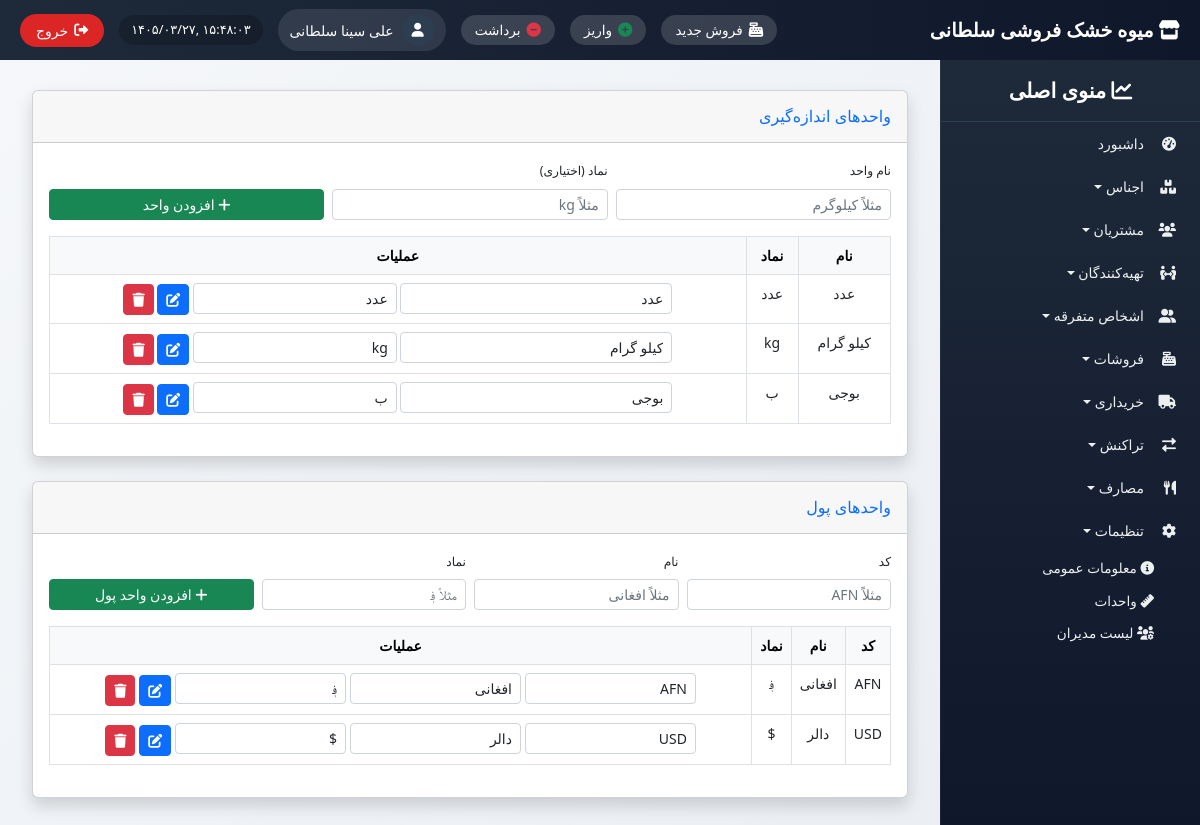
The app's page /settings/units/ (signed in) with its own data.
### settings_app/models.py (models this page shows, shortened)
class UnitOfMeasure(models.Model):
    name = models.CharField(max_length=50, unique=True, verbose_name="نام واحد")
    symbol = models.CharField(max_length=10, blank=True, verbose_name="نماد")
    is_active = models.BooleanField(default=True, verbose_name="فعال")
    class Meta:
        verbose_name = "واحد اندازه‌گیری"
        verbose_name_plural = "واحدهای اندازه‌گیری"

class Currency(models.Model):
    code = models.CharField(max_length=3, unique=True, verbose_name="کد")
    name = models.CharField(max_length=50, verbose_name="نام واحد پول")
    symbol = models.CharField(max_length=5, verbose_name="نماد")
    is_active = models.BooleanField(default=True, verbose_name="فعال")
    class Meta:
        verbose_name = "واحد پول"
        verbose_name_plural = "واحدهای پول"

### settings_app/views.py (the view)
# urls.py: path('units/', views.units_list, name='units_list'),
@login_required
def units_list(request):
    units = UnitOfMeasure.objects.all()
    currencies = Currency.objects.all()
    return render(request, 'settings_app/units_list.html', {'units': units, 'currencies': currencies})

### templates/settings_app/units_list.html (shortened to what this page needs)
{% extends 'base_with_sidebar.html' %}
{% load i18n %}
{% block content %}
<div class="container-fluid">
    <div class="card shadow mb-4">
        <div class="card-header py-3">
            <h6 class="m-0 font-weight-bold text-primary">واحدهای اندازه‌گیری</h6>
        </div>
        <div class="card-body">
            <form method="post" action="{% url 'settings_app:unit_add' %}" class="row g-2 mb-3 align-items-end">
                <div class="col-md-4">
                    <label class="form-label small">نام واحد</label>
                    <input type="text" name="name" class="form-control form-control-sm" placeholder="مثلاً کیلوگرم" required>
                </div>
                <div class="col-md-4">
                    <label class="form-label small">نماد (اختیاری)</label>
                    <input type="text" name="symbol" class="form-control form-control-sm" placeholder="مثلاً kg">
                </div>
                <div class="col-md-4">
                    <button type="submit" class="btn btn-success btn-sm w-100">
                        <i class="fas fa-plus"></i> افزودن واحد
                    </button>
                </div>
            </form>
            <div class="table-responsive">
                <table class="table table-bordered table-hover text-center">
                    <thead class="table-light">
                        <tr>
                            <th>نام</th>
                            <th>نماد</th>
                            <th>عملیات</th>
                        </tr>
                    </thead>
                    <tbody>
                        {% for unit in units %}
                        <tr>
                            <td>{{ unit.name }}</td>
                            <td>{{ unit.symbol|default:"-" }}</td>
                            <td>
                                <form method="post" action="{% url 'settings_app:unit_edit' unit.id %}" class="d-inline">
                                    <input type="text" name="name" value="{{ unit.name }}" class="form-control form-control-sm d-inline w-40" style="width:40%;">
                                    <input type="text" name="symbol" value="{{ unit.symbol }}" class="form-control form-control-sm d-inline w-30" style="width:30%;">
                                    <button type="submit" class="btn btn-sm btn-primary"><i class="fas fa-edit"></i></button>
                                </form>
                                <a href="{% url 'settings_app:unit_delete' unit.id %}" class="btn btn-sm btn-danger" onclick="return confirm('حذف شود؟')">
                                    <i class="fas fa-trash"></i>
                                </a>
                            </td>
                        </tr>
                        {% empty %}
                        <tr><td colspan="3">هیچ واحدی تعریف نشده است.</td></tr>
                        {% endfor %}
                    </tbody>
                </table>
            </div>
        </div>
    </div>
    <div class="card shadow mb-4">
        <div class="card-header py-3">
            <h6 class="m-0 font-weight-bold text-primary">واحدهای پول</h6>
        </div>
        <div class="card-body">
            <form method="post" action="{% url 'settings_app:currency_add' %}" class="row g-2 mb-3 align-items-end">
                <div class="col-md-3">
                    <label class="form-label small">کد</label>
                    <input type="text" name="code" class="form-control form-control-sm" placeholder="مثلاً AFN" required>
                </div>
                <div class="col-md-3">
                    <label class="form-label small">نام</label>
                    <input type="text" name="name" class="form-control form-control-sm" placeholder="مثلاً افغانی" required>
                </div>
                <div class="col-md-3">
                    <label class="form-label small">نماد</label>
                    <input type="text" name="symbol" class="form-control form-control-sm" placeholder="مثلاً ؋" required>
                </div>
                <div class="col-md-3">
                    <button type="submit" class="btn btn-success btn-sm w-100">
                        <i class="fas fa-plus"></i> افزودن واحد پول
                    </button>
                </div>
            </form>
            <div class="table-responsive">
                <table class="table table-bordered table-hover text-center">
                    <thead class="table-light">
                        <tr>
                            <th>کد</th>
                            <th>نام</th>
                            <th>نماد</th>
                            <th>عملیات</th>
                        </tr>
                    </thead>
                    <tbody>
                        {% for curr in currencies %}
                        <tr>
                            <td>{{ curr.code }}</td>
                            <td>{{ curr.name }}</td>
                            <td>{{ curr.symbol }}</td>
                            <td>
                                <form method="post" action="{% url 'settings_app:currency_edit' curr.id %}" class="d-inline">
                                    <input type="text" name="code" value="{{ curr.code }}" class="form-control form-control-sm d-inline w-25" style="width:25%;">
                                    <input type="text" name="name" value="{{ curr.name }}" class="form-control form-control-sm d-inline w-25" style="width:25%;">
                                    <input type="text" name="symbol" value="{{ curr.symbol }}" class="form-control form-control-sm d-inline w-25" style="width:25%;">
                                    <button type="submit" class="btn btn-sm btn-primary"><i class="fas fa-edit"></i></button>
                                </form>
                                <a href="{% url 'settings_app:currency_delete' curr.id %}" class="btn btn-sm btn-danger" onclick="return confirm('حذف شود؟')">
                                    <i class="fas fa-trash"></i>
                                </a>
                            </td>
                        </tr>
                        {% empty %}
                        <tr><td colspan="4">هیچ واحد پولی تعریف نشده است.</td></tr>
                        {% endfor %}
                    </tbody>
                </table>
            </div>
        </div>
    </div>
</div>
{% endblock %}

### templates/base_with_sidebar.html (shortened to what this page needs)
<!DOCTYPE html>
{% load i18n static %}
{% get_current_language as LANGUAGE_CODE %}
<html lang="fa" dir="rtl">
<head>
    <link href="https://cdn.jsdelivr.net/npm/bootstrap@5.2.3/dist/css/bootstrap.rtl.min.css" rel="stylesheet">
    <link rel="stylesheet" href="https://cdnjs.cloudflare.com/ajax/libs/font-awesome/6.0.0/css/all.min.css">
    <link href="https://cdn.jsdelivr.net/gh/rastikerdar/vazir-font@v30.1.0/dist/font-face.css" rel="stylesheet">
</head>
<body>
    <div class="top-navbar">
        <div class="store-name"><i class="fas fa-store"></i> میوه خشک فروشی سلطانی</div>
        <div class="top-nav-left">
            <a href="{% url 'sales:new_sale' %}" class="shortcut-btn" title="فروش جدید"><i class="fas fa-cash-register"></i><span> فروش جدید</span></a>
            <a href="{% url 'transactions:transaction_create_in' %}" class="shortcut-btn" title="واریز"><i class="fas fa-plus-circle text-success"></i><span> واریز</span></a>
            <a href="{% url 'transactions:transaction_create_out' %}" class="shortcut-btn" title="برداشت"><i class="fas fa-minus-circle text-danger"></i><span> برداشت</span></a>
            <div class="admin-info">
                <div class="admin-avatar"><i class="fas fa-user"></i></div>
                <span class="admin-name">{{ user.get_full_name|default:user.username }}</span>
            </div>
            <div class="datetime" id="current-datetime"></div>
            <button type="button" class="logout-btn" id="logoutTrigger"><i class="fas fa-sign-out-alt"></i> <span>خروج</span></button>
        </div>
    </div>
    <div class="sidebar" id="sidebar">
        <div class="sidebar-header"><i class="fas fa-chart-line"></i> منوی اصلی</div>
        <ul class="nav flex-column">
            <li class="nav-item"><a class="nav-link" href="{% url 'dashboard' %}"><i class="fas fa-tachometer-alt"></i> داشبورد</a></li>
            <li class="nav-item dropdown-toggle" data-menu="products"><i class="fas fa-boxes"></i> اجناس</li>
            <li class="nav-item dropdown-toggle" data-menu="customers"><i class="fas fa-users"></i> مشتریان</li>
            <li class="nav-item dropdown-toggle" data-menu="suppliers"><i class="fas fa-people-arrows"></i> تهیه‌کنندگان</li>
            <li class="nav-item dropdown-toggle" data-menu="misc"><i class="fas fa-user-friends"></i> اشخاص متفرقه</li>
            <li class="nav-item dropdown-toggle" data-menu="sales"><i class="fas fa-cash-register"></i> فروشات</li>
            <li class="nav-item dropdown-toggle" data-menu="purchases"><i class="fas fa-truck"></i> خریداری</li>
            <li class="nav-item dropdown-toggle" data-menu="transactions"><i class="fas fa-exchange-alt"></i> تراکنش</li>
            <li class="nav-item dropdown-toggle" data-menu="expenses"><i class="fas fa-utensils"></i> مصارف</li>
            <li class="nav-item dropdown-toggle" data-menu="settings"><i class="fas fa-cog"></i> تنظیمات</li>
            <ul class="submenu" id="settingsSubmenu">
                <li><a href="{% url 'settings_app:general_info' %}"><i class="fas fa-info-circle"></i> معلومات عمومی</a></li>
                <li><a href="{% url 'settings_app:units_list' %}"><i class="fas fa-ruler"></i> واحدات</a></li>
                <li><a href="{% url 'settings_app:managers_list' %}"><i class="fas fa-users-cog"></i> لیست مدیران</a></li>
            </ul>
        </ul>
    </div>
    <div class="content">
        {% block content %}{% endblock %}
    </div>
</body>
</html>

### templates/base_with_sidebar.html (style rules this page uses)
* { font-family: 'Vazir', 'Tahoma', 'Segoe UI', sans-serif; }
body { background: linear-gradient(135deg, #f5f7fa 0%, #e9edf2 100%); font-size: 14px; padding-top: 70px; margin: 0; height: 100vh; overflow: hidden; }
.top-navbar { position: fixed; top: 0; right: 0; left: 0; height: 60px; background: linear-gradient(90deg, #1e2a3a 0%, #0f172a 100%); z-index: 1050; display: flex; align-items: center; justify-content: space-between; padding: 0 20px; color: white; }
.store-name { font-size: 1.2rem; font-weight: 700; }
.top-nav-left { display: flex; align-items: center; gap: 15px; }
.admin-info { display: flex; align-items: center; gap: 8px; background: rgba(255,255,255,0.1); padding: 5px 12px; border-radius: 40px; }
.admin-avatar { width: 32px; height: 32px; background: #2c3e50; border-radius: 50%; display: flex; align-items: center; justify-content: center; }
.datetime { direction: ltr; background: rgba(0,0,0,0.2); padding: 5px 12px; border-radius: 40px; font-size: 0.8rem; }
.logout-btn { background-color: #dc2626; color: white; border: none; padding: 6px 16px; border-radius: 40px; display: flex; align-items: center; gap: 6px; }
.shortcut-btn { background: rgba(255,255,255,0.15); border: none; color: white; padding: 5px 14px; border-radius: 40px; font-size: 0.85rem; font-weight: 500; transition: 0.2s; display: inline-flex; align-items: center; gap: 6px; text-decoration: none; }
.shortcut-btn i { font-size: 0.9rem; }
.sidebar { position: fixed; top: 60px; right: 0; height: calc(100vh - 60px); width: 260px; background: linear-gradient(180deg, #1e2a3a 0%, #0f172a 100%); color: white; overflow-y: auto; z-index: 1000; transition: 0.3s; border-left: 1px solid rgba(255,255,255,0.05); }
.sidebar-header { padding: 15px 20px; font-size: 1.3rem; font-weight: 600; border-bottom: 1px solid #2d3e50; text-align: center; }
.sidebar .nav-link, .dropdown-toggle { color: #ecf0f1; padding: 8px 16px; border-radius: 10px; margin: 3px 8px; display: flex; align-items: center; cursor: pointer; text-decoration: none; }
.sidebar .nav-link i, .dropdown-toggle i { width: 24px; margin-left: 8px; }
.submenu { list-style: none; padding-right: 30px; display: none; margin-bottom: 5px; }
.submenu li a { color: #ecf0f1; display: block; padding: 6px 16px; text-decoration: none; font-size: 0.85rem; border-radius: 8px; }
.submenu.show { display: block; }
.content { margin-right: 260px; padding: 20px; height: calc(100vh - 60px); overflow-y: auto; }

### records on screen
UnitOfMeasure: name "عدد", symbol "عدد"
UnitOfMeasure: name "کیلو گرام", symbol "kg"
UnitOfMeasure: name "بوجی", symbol "ب"
Currency: code "AFN", name "افغانی", symbol "؋"
Currency: code "USD", name "دالر", symbol "$"

### other values on screen
{{ user.get_full_name|default:user.username }} "علی سینا سلطانی"
